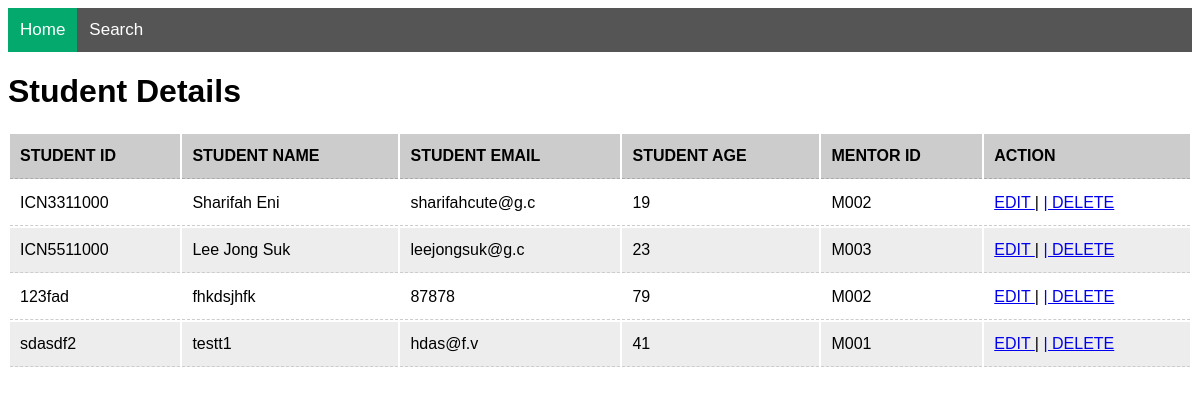
Screenshot of /totim/displaystudent with the database file from the repository.
### hello_subproject/models.py (models this page shows)
class Student(models.Model):
    stuid=models.CharField(max_length=10, primary_key=True)
    stuname=models.TextField(max_length=225)
    stuemail=models.CharField(max_length=225)
    stuage=models.PositiveSmallIntegerField(default=0)
    stumentor=models.ForeignKey('Mentor', on_delete=models.CASCADE)

### hello_subproject/views.py (the view)
# urls.py: path("displaystudent", views.displaystudent, name="displaystudent"),
def displaystudent(request):
    displayStu=Student.objects.all().values()
    context = {
        'displayStu': displayStu
    }
    return render(request,'displaystudent.html', context)

### hello_subproject/templates/displaystudent.html (shortened to what this page needs)
<html>
    <head>
    </head>
    <body>
      <div class="navbar">
        <a class="active" href='index'>  Home</a>
        <a href="#"> Search</a>
      </div>
        <p><h1>Student Details</h1></p>
        <table class="dataTable">
            <tr>
                <th>STUDENT ID</th>
                <th>STUDENT NAME</th>
                <th>STUDENT EMAIL</th>
                <th>STUDENT AGE</th>
                <th>MENTOR ID</th>
                <th>ACTION</th>
            </tr>
            {% for x in displayStu %}
            <tr>
                <td> {{x.stuid}} </td>
                <td> {{x.stuname}} </td>
                <td> {{x.stuemail}} </td>
                <td> {{x.stuage}} </td>
                <td> {{x.stumentor_id}} </td>
                <td> <a href="update/{{x.stuid}}"> EDIT </a>
                  | <a href="delete/{{x.stuid}}"> | DELETE </a> </td>
            </tr>
            {% endfor %}
        </table>
    </body>
</html>

### hello_subproject/templates/displaystudent.html (style rules this page uses)
body { font-family: Arial, Helvetica, sans-serif; }
.navbar { width: 100%; background-color: #555; overflow: auto; }
.navbar a { float: left; padding: 12px; color: white; text-decoration: none; font-size: 17px; }
.active { background-color: #04AA6D; }
.dataTable { display: block; width: 100%; margin: 1em 0; }
.dataTable thead, .dataTable tbody, .dataTable thead tr, .dataTable th { display: block; }
.dataTable td, .dataTable th { padding: .625em; line-height: 1.5em; border-bottom: 1px dashed #ccc; box-sizing: border-box; overflow-x: hidden; overflow-y: auto; }
.dataTable th { text-align: left; background: rgba(0, 0, 0, 0.14); border-bottom: 1px dashed #aaa; }
.dataTable tbody tr { display: table-cell; }
.dataTable tbody td { display: block; }
.dataTable tr:nth-child(odd) { background: rgba(0, 0, 0, 0.07); }
@media screen and (min-width: 50em) { .dataTable { display: table; } }
@media screen and (min-width: 50em) { .dataTable thead tr, .dataTable tbody tr { display: table-row; } }
@media screen and (min-width: 50em) { .dataTable th, .dataTable tbody td { display: table-cell; } }
@media screen and (min-width: 50em) { .dataTable td, .dataTable th { width: auto; } }

### rows the page displays
Student: stuid "ICN3311000", stuname "Sharifah Eni", stuemail "sharifahcute@g.c", stuage "19", stumentor_id "M002"
Student: stuid "ICN5511000", stuname "Lee Jong Suk", stuemail "leejongsuk@g.c", stuage "23", stumentor_id "M003"
Student: stuid "123fad", stuname "fhkdsjhfk", stuemail "87878", stuage "79", stumentor_id "M002"
Student: stuid "sdasdf2", stuname "testt1", stuemail "hdas@f.v", stuage "41", stumentor_id "M001"
